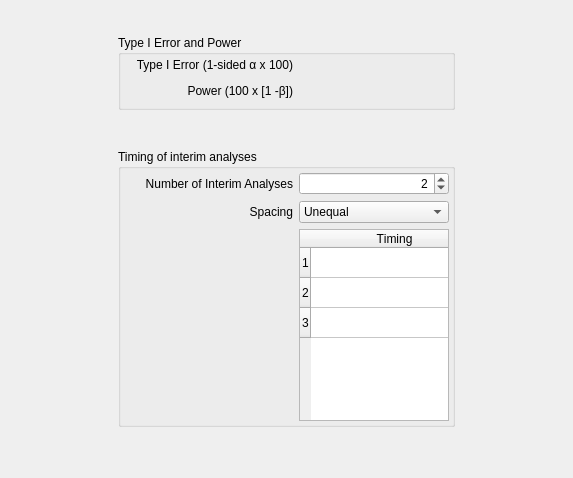
           <widget class="QWidget" name="eptTab">
            <attribute name="title">
             <string>α • Power • Timing</string>
            </attribute>
            <layout class="QGridLayout" name="gridLayout_74">
             <item row="0" column="1">
              <spacer name="verticalSpacer_15">
               <property name="orientation">
                <enum>Qt::Vertical</enum>
               </property>
               <property name="sizeHint" stdset="0">
                <size>
                 <width>337</width>
                 <height>24</height>
                </size>
               </property>
              </spacer>
             </item>
             <item row="1" column="0">
              <spacer name="horizontalSpacer_9">
               <property name="orientation">
                <enum>Qt::Horizontal</enum>
               </property>
               <property name="sizeHint" stdset="0">
                <size>
                 <width>107</width>
                 <height>20</height>
                </size>
               </property>
              </spacer>
             </item>
             <item row="1" column="1">
              <layout class="QVBoxLayout" name="verticalLayout_9">
               <item>
                <widget class="QGroupBox" name="eptErrorPowerGroup">
                 <property name="maximumSize">
                  <size>
                   <width>340</width>
                   <height>16777215</height>
                  </size>
                 </property>
                 <property name="title">
                  <string>Type I Error and Power</string>
                 </property>
                 <layout class="QGridLayout" name="gridLayout_66">
                  <property name="margin">
                   <number>3</number>
                  </property>
                  <item row="0" column="0">
                   <layout class="QGridLayout" name="gridLayout_39">
                    <item row="0" column="0">
                     <widget class="QLabel" name="eptErrorLabel">
                      <property name="text">
                       <string>Type I Error (1-sided α x 100)</string>
                      </property>
                      <property name="alignment">
                       <set>Qt::AlignRight|Qt::AlignTrailing|Qt::AlignVCenter</set>
                      </property>
                     </widget>
                    </item>
                    <item row="0" column="1">
                     <widget class="QwtCounter" name="eptErrorDSpin" native="true">
                      <property name="sizePolicy">
                       <sizepolicy hsizetype="Preferred" vsizetype="Fixed">
                        <horstretch>0</horstretch>
                        <verstretch>0</verstretch>
                       </sizepolicy>
                      </property>
                      <property name="maximumSize">
                       <size>
                        <width>150</width>
                        <height>16777215</height>
                       </size>
                      </property>
                      <property name="numButtons" stdset="0">
                       <number>1</number>
                      </property>
                      <property name="basicstep" stdset="0">
                       <double>0.100000000000000</double>
                      </property>
                      <property name="maxValue" stdset="0">
                       <double>100.000000000000000</double>
                      </property>
                      <property name="value" stdset="0">
                       <double>2.500000000000000</double>
                      </property>
                      <property name="suffix" stdset="0">
                       <string> %</string>
                      </property>
                      <property name="decimals" stdset="0">
                       <number>1</number>
                      </property>
                      <property name="maximum" stdset="0">
                       <double>100.000000000000000</double>
                      </property>
                      <property name="singleStep" stdset="0">
                       <double>0.100000000000000</double>
                      </property>
                     </widget>
                    </item>
                    <item row="2" column="0">
                     <widget class="QLabel" name="eptPowerLabel">
                      <property name="text">
                       <string>Power (100 x [1 -β])</string>
                      </property>
                      <property name="alignment">
                       <set>Qt::AlignRight|Qt::AlignTrailing|Qt::AlignVCenter</set>
                      </property>
                     </widget>
                    </item>
                    <item row="2" column="1">
                     <widget class="QwtCounter" name="eptPowerDSpin" native="true">
                      <property name="sizePolicy">
                       <sizepolicy hsizetype="Preferred" vsizetype="Fixed">
                        <horstretch>0</horstretch>
                        <verstretch>0</verstretch>
                       </sizepolicy>
                      </property>
                      <property name="maximumSize">
                       <size>
                        <width>150</width>
                        <height>16777215</height>
                       </size>
                      </property>
                      <property name="layoutDirection">
                       <enum>Qt::LeftToRight</enum>
                      </property>
                      <property name="numButtons" stdset="0">
                       <number>1</number>
                      </property>
                      <property name="basicstep" stdset="0">
                       <double>0.500000000000000</double>
                      </property>
                      <property name="maxValue" stdset="0">
                       <double>100.000000000000000</double>
                      </property>
                      <property name="value" stdset="0">
                       <double>90.000000000000000</double>
                      </property>
                      <property name="suffix" stdset="0">
                       <string> %</string>
                      </property>
                      <property name="decimals" stdset="0">
                       <number>1</number>
                      </property>
                      <property name="singleStep" stdset="0">
                       <double>0.500000000000000</double>
                      </property>
                     </widget>
                    </item>
                    <item row="3" column="0" colspan="2">
                     <widget class="QwtSlider" name="eptPowerHSlider" native="true">
                      <property name="sizePolicy">
                       <sizepolicy hsizetype="Expanding" vsizetype="Expanding">
                        <horstretch>0</horstretch>
                        <verstretch>0</verstretch>
                       </sizepolicy>
                      </property>
                     </widget>
                    </item>
                    <item row="1" column="0" colspan="2">
                     <widget class="QwtSlider" name="eptErrorHSlider" native="true">
                      <property name="sizePolicy">
                       <sizepolicy hsizetype="Expanding" vsizetype="Expanding">
                        <horstretch>0</horstretch>
                        <verstretch>0</verstretch>
                       </sizepolicy>
                      </property>
                     </widget>
                    </item>
                   </layout>
                  </item>
                 </layout>
                </widget>
               </item>
               <item>
                <spacer name="verticalSpacer_14">
                 <property name="orientation">
                  <enum>Qt::Vertical</enum>
                 </property>
                 <property name="sizeHint" stdset="0">
                  <size>
                   <width>20</width>
                   <height>33</height>
                  </size>
                 </property>
                </spacer>
               </item>
               <item>
                <widget class="QGroupBox" name="tdTimingGroup">
                 <property name="maximumSize">
                  <size>
                   <width>340</width>
                   <height>16777215</height>
                  </size>
                 </property>
                 <property name="title">
                  <string>Timing of interim analyses</string>
                 </property>
                 <layout class="QGridLayout" name="gridLayout_41">
                  <property name="margin">
                   <number>3</number>
                  </property>
                  <item row="0" column="0">
                   <layout class="QGridLayout" name="gridLayout_2">
                    <item row="0" column="0">
                     <widget class="QLabel" name="eptIntervalsLabel">
                      <property name="text">
                       <string>Number of Interim Analyses</string>
                      </property>
                      <property name="alignment">
                       <set>Qt::AlignRight|Qt::AlignTrailing|Qt::AlignVCenter</set>
                      </property>
                     </widget>
                    </item>
                    <item row="0" column="1">
                     <widget class="QSpinBox" name="eptIntervalsSpin">
                      <property name="sizePolicy">
                       <sizepolicy hsizetype="Preferred" vsizetype="Fixed">
                        <horstretch>0</horstretch>
                        <verstretch>0</verstretch>
                       </sizepolicy>
                      </property>
                      <property name="maximumSize">
                       <size>
                        <width>150</width>
                        <height>16777215</height>
                       </size>
                      </property>
                      <property name="alignment">
                       <set>Qt::AlignRight|Qt::AlignTrailing|Qt::AlignVCenter</set>
                      </property>
                      <property name="minimum">
                       <number>1</number>
                      </property>
                      <property name="value">
                       <number>2</number>
                      </property>
                     </widget>
                    </item>
                    <item row="1" column="0">
                     <widget class="QLabel" name="eptSpacingLabel">
                      <property name="text">
                       <string>Spacing</string>
                      </property>
                      <property name="alignment">
                       <set>Qt::AlignRight|Qt::AlignTrailing|Qt::AlignVCenter</set>
                      </property>
                     </widget>
                    </item>
                    <item row="1" column="1">
                     <widget class="QComboBox" name="eptSpacingCombo">
                      <property name="currentIndex">
                       <number>1</number>
                      </property>
                      <item>
                       <property name="text">
                        <string>Equal</string>
                       </property>
                      </item>
                      <item>
                       <property name="text">
                        <string>Unequal</string>
                       </property>
                      </item>
                     </widget>
                    </item>
                    <item row="2" column="0">
                     <widget class="QLabel" name="eptSpacingLabel_2">
                      <property name="text">
                       <string/>
                      </property>
                      <property name="alignment">
                       <set>Qt::AlignLeading|Qt::AlignLeft|Qt::AlignTop</set>
                      </property>
                     </widget>
                    </item>
                    <item row="2" column="1">
                     <widget class="QTableWidget" name="eptTimingTable">
                      <property name="sizePolicy">
                       <sizepolicy hsizetype="Preferred" vsizetype="Expanding">
                        <horstretch>0</horstretch>
                        <verstretch>0</verstretch>
                       </sizepolicy>
                      </property>
                      <property name="minimumSize">
                       <size>
                        <width>0</width>
                        <height>0</height>
                       </size>
                      </property>
                      <property name="maximumSize">
                       <size>
                        <width>150</width>
                        <height>16777215</height>
                       </size>
                      </property>
                      <property name="baseSize">
                       <size>
                        <width>0</width>
                        <height>0</height>
                       </size>
                      </property>
                      <property name="font">
                       <font>
                        <kerning>false</kerning>
                       </font>
                      </property>
                      <property name="autoFillBackground">
                       <bool>true</bool>
                      </property>
                      <property name="showDropIndicator" stdset="0">
                       <bool>true</bool>
                      </property>
                      <property name="sortingEnabled">
                       <bool>false</bool>
                      </property>
                      <property name="rowCount">
                       <number>3</number>
                      </property>
                      <property name="columnCount">
                       <number>1</number>
                      </property>
                      <attribute name="horizontalHeaderCascadingSectionResizes">
                       <bool>true</bool>
                      </attribute>
                      <attribute name="horizontalHeaderDefaultSectionSize">
                       <number>167</number>
                      </attribute>
                      <attribute name="horizontalHeaderStretchLastSection">
                       <bool>true</bool>
                      </attribute>
                      <attribute name="verticalHeaderCascadingSectionResizes">
                       <bool>true</bool>
                      </attribute>
                      <attribute name="verticalHeaderStretchLastSection">
                       <bool>false</bool>
                      </attribute>
                      <row/>
                      <row/>
                      <row/>
                      <column>
                       <property name="text">
                        <string>Timing</string>
                       </property>
                      </column>
                      <item row="0" column="0">
                       <property name="text">
                        <string/>
                       </property>
                       <property name="textAlignment">
                        <set>AlignRight|AlignVCenter</set>
                       </property>
                      </item>
                      <item row="1" column="0">
                       <property name="text">
                        <string/>
                       </property>
                       <property name="textAlignment">
                        <set>AlignRight|AlignVCenter</set>
                       </property>
                      </item>
                      <item row="2" column="0">
                       <property name="text">
                        <string/>
                       </property>
                       <property name="textAlignment">
                        <set>AlignRight|AlignVCenter</set>
                       </property>
                      </item>
                     </widget>
                    </item>
                   </layout>
                  </item>
                 </layout>
                </widget>
               </item>
              </layout>
             </item>
             <item row="1" column="2">
              <spacer name="horizontalSpacer_10">
               <property name="orientation">
                <enum>Qt::Horizontal</enum>
               </property>
               <property name="sizeHint" stdset="0">
                <size>
                 <width>107</width>
                 <height>20</height>
                </size>
               </property>
              </spacer>
             </item>
             <item row="2" column="1">
              <spacer name="verticalSpacer_16">
               <property name="orientation">
                <enum>Qt::Vertical</enum>
               </property>
               <property name="sizeHint" stdset="0">
                <size>
                 <width>20</width>
                 <height>40</height>
                </size>
               </property>
              </spacer>
             </item>
            </layout>
           </widget>
